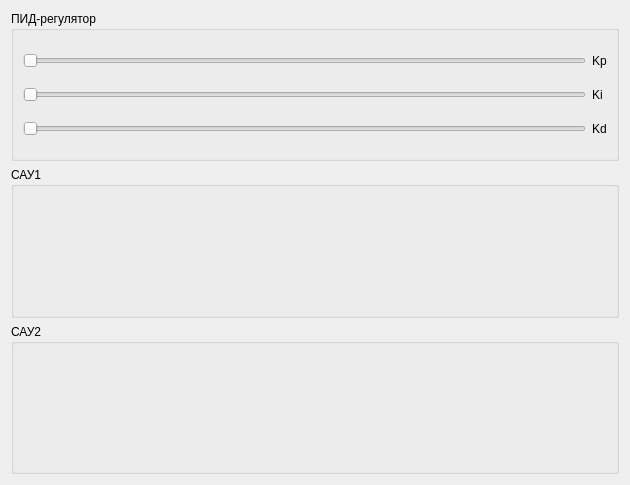
<?xml version="1.0" encoding="UTF-8"?>
<ui version="4.0">
 <class>ControlWindow</class>
 <widget class="QWidget" name="ControlWindow">
  <property name="geometry">
   <rect>
    <x>0</x>
    <y>0</y>
    <width>630</width>
    <height>485</height>
   </rect>
  </property>
  <property name="windowTitle">
   <string>Form</string>
  </property>
  <layout class="QVBoxLayout" name="verticalLayout_2">
   <item>
    <widget class="QGroupBox" name="groupBox">
     <property name="title">
      <string>ПИД-регулятор</string>
     </property>
     <layout class="QGridLayout" name="gridLayout_2">
      <item row="0" column="0">
       <widget class="QSlider" name="horizontalSlider_Kp">
        <property name="maximum">
         <number>2000</number>
        </property>
        <property name="orientation">
         <enum>Qt::Horizontal</enum>
        </property>
       </widget>
      </item>
      <item row="2" column="0">
       <widget class="QSlider" name="horizontalSlider_Kd">
        <property name="maximum">
         <number>2000</number>
        </property>
        <property name="orientation">
         <enum>Qt::Horizontal</enum>
        </property>
       </widget>
      </item>
      <item row="1" column="0">
       <widget class="QSlider" name="horizontalSlider_Ki">
        <property name="maximum">
         <number>2000</number>
        </property>
        <property name="orientation">
         <enum>Qt::Horizontal</enum>
        </property>
       </widget>
      </item>
      <item row="0" column="1">
       <widget class="QLabel" name="label_Kp">
        <property name="text">
         <string>Kp</string>
        </property>
       </widget>
      </item>
      <item row="1" column="1">
       <widget class="QLabel" name="label_Ki">
        <property name="text">
         <string>Ki</string>
        </property>
       </widget>
      </item>
      <item row="2" column="1">
       <widget class="QLabel" name="label_Kd">
        <property name="text">
         <string>Kd</string>
        </property>
       </widget>
      </item>
     </layout>
    </widget>
   </item>
   <item>
    <widget class="QGroupBox" name="groupBox_2">
     <property name="title">
      <string>САУ1</string>
     </property>
    </widget>
   </item>
   <item>
    <widget class="QGroupBox" name="groupBox_3">
     <property name="title">
      <string>САУ2</string>
     </property>
    </widget>
   </item>
  </layout>
 </widget>
 <resources/>
 <connections/>
</ui>
